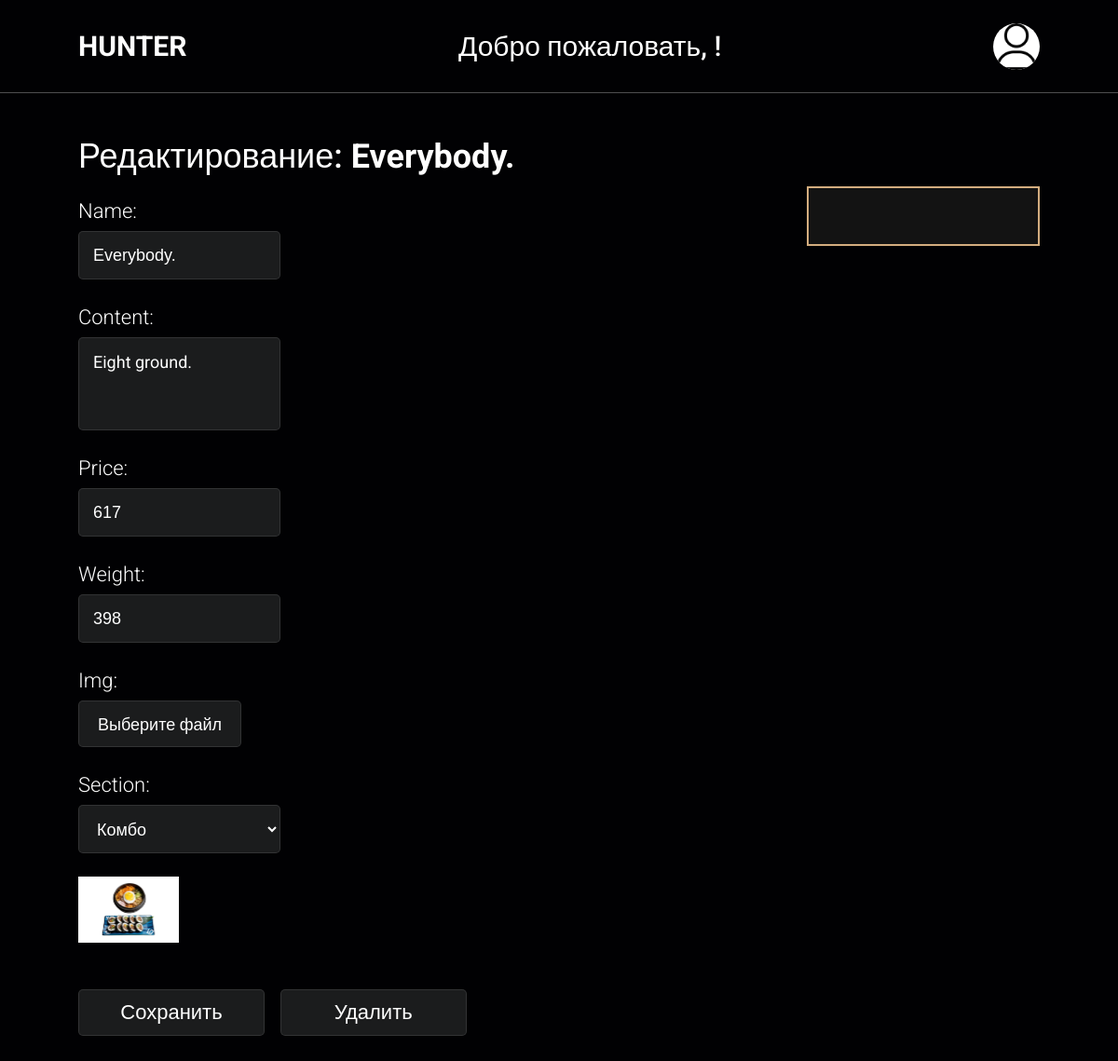
Before: /main/Hunter/admin/menu/1 with the older database file.
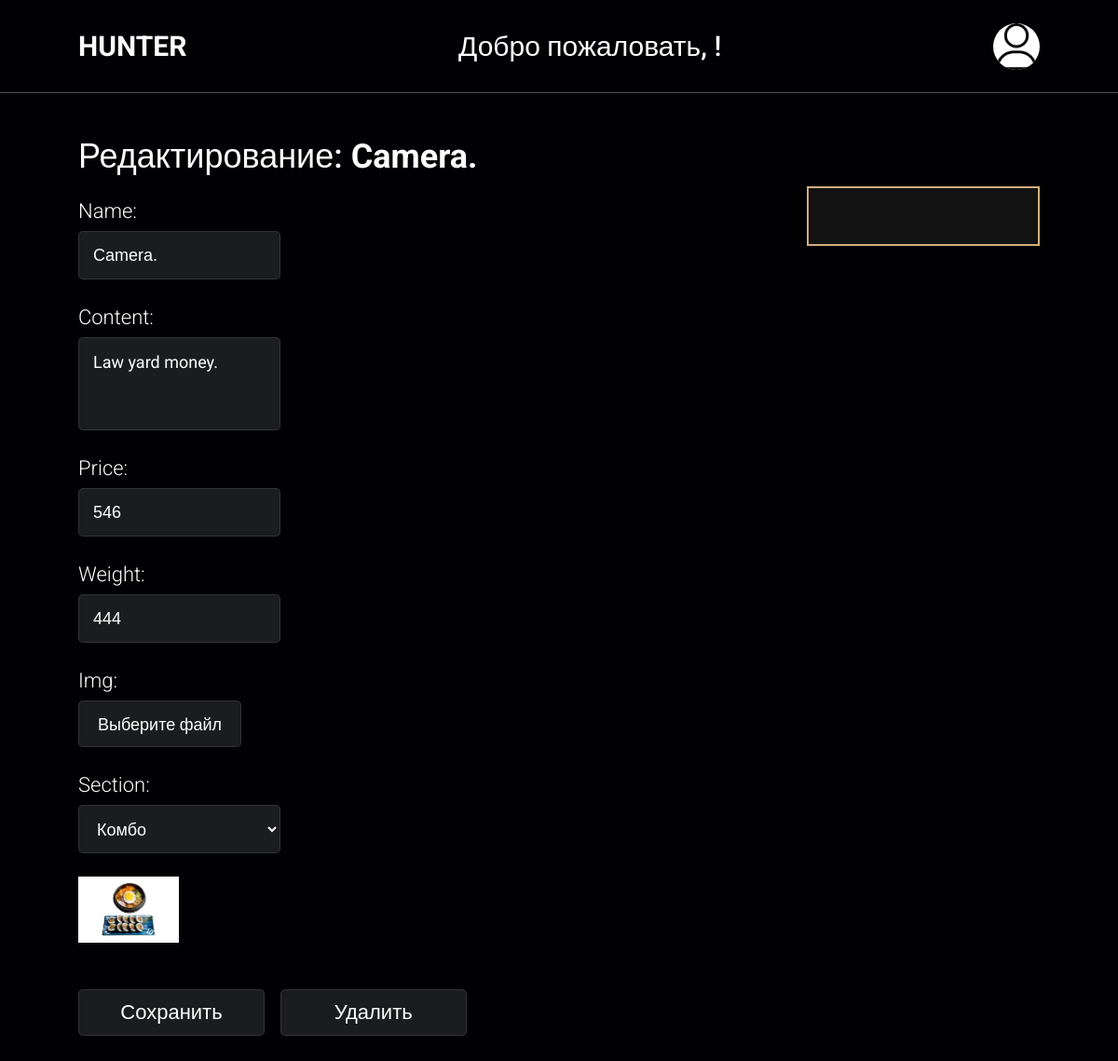
After: the same page with the newer database file.
### app/models.py (models this page shows)
class Dish(models.Model):
    name = models.CharField(blank=False, max_length=32)
    content = models.TextField(blank=False, max_length=32)
    section = models.ForeignKey(
        Section,
        on_delete=models.CASCADE,
        related_name='dishes',
        default=""
    )
    price = models.IntegerField()
    weight = models.IntegerField()
    img = models.ImageField(null=True, blank=True, default="dish.webp", upload_to="dish_image/%Y/%M/%D")
    objects = DishManager()

### app/views.py (the view, shortened to what this page needs)
# urls.py: path("main/<str:restaurant_name>/admin/menu/<int:dish_id>", views.restaurantAdminMenuEdit, name="restaurantAdminMenuEdit"),
def restaurantAdminMenuEdit(request, restaurant_name, dish_id):
    restaurant = models.Restaurant.objects.get_by_name(restaurant_name)[0]
    choices = [(choice, choice) for choice in models.Restaurant.objects.all()]
    try:
        dish = models.Dish.objects.get(id=dish_id)
    except models.Dish.DoesNotExist:
        raise Http404('Dish does not exist')
    dict = model_to_dict(models.Dish.objects.get(id=dish_id))
    dict["restaurant"] = restaurant_name
    if request.method == 'GET':
        edit_form = app.forms.DishEditForm(choices, initial=dict)
    return render(request, "restaurant__admin-menuEdit.html", {"dish": dish, "form": edit_form, "restaurant": restaurant})

### app/forms.py (shortened to what this page needs)
class DishEditForm(forms.ModelForm):
    section = forms.ChoiceField(choices=Section.SECTION_CHOICES)
    restaurant = forms.ChoiceField(choices=())
    class Meta:
        model = Dish
        fields = ["name", "content", "price", "weight", "img"]
        widgets = {
            'price': forms.TextInput(attrs={'type': 'text'}),
            'weight': forms.TextInput(attrs={'type': 'text'}),
            'img': forms.FileInput(attrs={'type': 'file'}),
        }
    def __init__(self, choices, *args, **kwargs):
        super(DishEditForm, self).__init__(*args, **kwargs)
        self.fields['restaurant'].choices = choices
        self.fields['restaurant'].required = False

### app/models.py (called while the page is built)
    def get_by_name(self, _name):
        return self.filter(name = _name)

### cart/context_proccesors.py (called while the page is built)
def cart(request):
    return {'cart': Cart(request).cart}

### templates/restaurant__admin-menuEdit.html (shortened to what this page needs)
{% extends 'layouts/restaurant__admin-base.html' %}
{% block content %}
<div class="fragment">
  <div class="supply_item">
    <h2 class="edit__title">
        Редактирование: <span>{{ dish.name }}</span>
    </h2>
    <div class="forms__container">
      <form class="edit__form" method="post" enctype="multipart/form-data" novalidate>
        {% for field in form %}
        {% if field.html_name == "img" %}
        <div class="edit__input">
            <label class="edit__input-title" for="">{{field.label_tag}}</label>
            <label class="edit__img">
            <span class="edit__img-btn">Выберите файл</span>
            </label>
        </div>
        {% elif field.html_name == "restaurant" %}
          {% if request.user.is_superuser %}
          <div class="edit__input">
              <label class="edit__input-title" for="">{{field.label_tag}}</label>
              {{field}}
              {% if field.errors%}
              {% for error in field.errors %}
              <div class="alert alert-danger">
                  {{error}}
              </div>
              {% endfor %}
              {% endif %}
          </div>
          {% endif %}
        {% else %}
        <div class="edit__input">
            <label class="edit__input-title" for="">{{field.label_tag}}</label>
            {{field}}
        </div>
        {% endif %}
        {% endfor %}
        <img class="edit__image" src="{{ dish.img.url }}" alt="img">
        <button class="edit__btn">Сохранить</button>
      </form>
      <form action="{% url 'restaurantAdminMenuDelete' restaurant_name=restaurant.name dish_id=dish.id %}" method="post">
        <button class="edit__btn delete__btn">Удалить</button>
      </form>
    </div>
  </div>
</div>
{% endblock %}

Changed rows visible on the page:
changed Dish "Комбо": name "Everybody." → "Camera."; content "Eight ground." → "Law yard money."; price "617" → "546"; weight "398" → "444"
